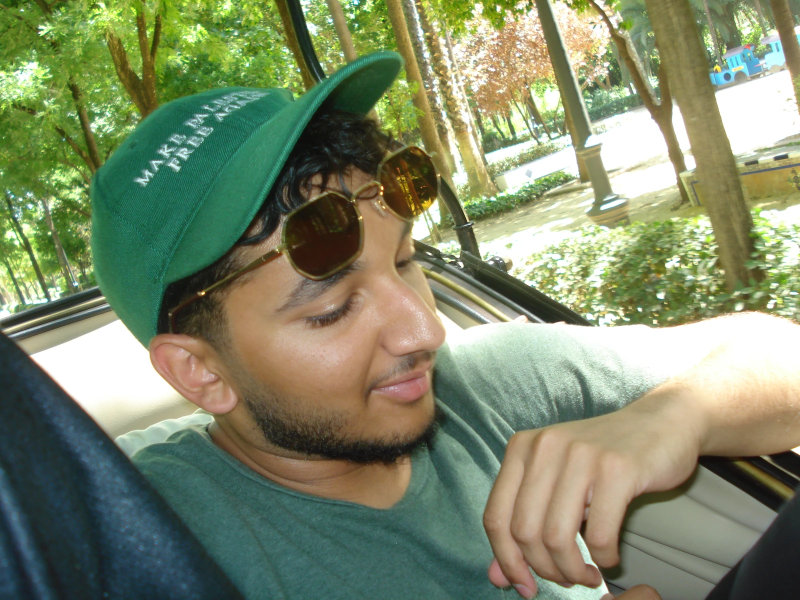
#> input picture dist/assets/Gallery/DSC00787.webp, 1600 x 1200 px (shown at 1/2 size); its folder holds 5 pictures in this run
$ python prepare-media.py
#> lines starting #> are read from the running program, lines starting #| are printed output that depends on the picture
"""Create responsive display assets; originals stay unchanged. Requires Pillow."""
from pathlib import Path
import json
from PIL import Image

ROOT = Path(__file__).resolve().parents[1]
GALLERY = ROOT / "dist/assets/Gallery"
PHOTOS = ["DSC00787", "DSC00942", "DSC_0106", "DSC_0068", "IMG_3893", "IMG_7122", "schola-project-snapshot"]

mapping = {}
for stem in PHOTOS:
    source = GALLERY / f"{stem}.webp"
    with Image.open(source) as original:
#> original is the input picture: PIL image 1600x1200 RGB; mean R, G, B 126.8, 137.1, 106.4
        original.load()
        variants = []
        for edge in (320, 600, 960):
            image = original.copy()
            image.thumbnail((edge, edge), Image.Resampling.LANCZOS)
            filename = f"{stem}-{edge}.webp"
            image.save(GALLERY / filename, "WEBP", quality=86 if edge == 320 else 90, method=6)
            variants.append({"src": f"assets/Gallery/{filename}", "width": image.width,
                             "height": image.height, "bytes": (GALLERY / filename).stat().st_size})
#> this loop made 3 passes
#> pass 1, `image.save(GALLERY / filename, "WEBP", quality=86 if edge == 320 else ..`:
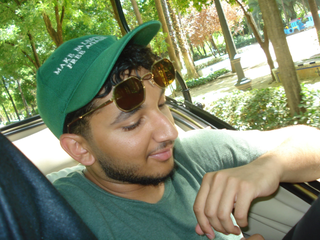
#> saved as DSC00787-320.webp: PIL image 320x240 RGB; mean R, G, B 126.9, 137.2, 106.4
#> pass 2, `image.save(GALLERY / filename, "WEBP", quality=86 if edge == 320 else ..`:
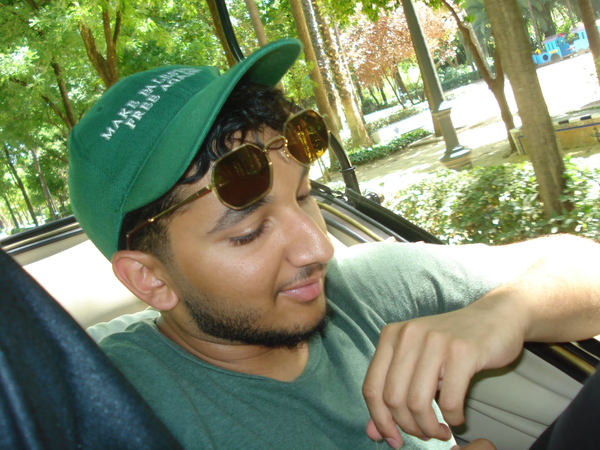
#> saved as DSC00787-600.webp: PIL image 600x450 RGB; mean R, G, B 126.8, 137, 106.3
#> after the loop, variants = 3 items
        original_info = {"src": f"assets/Gallery/{stem}.webp", "width": original.width,
                         "height": original.height, "bytes": source.stat().st_size}
#> (the run stopped early here; a loop or call above may not have finished)
